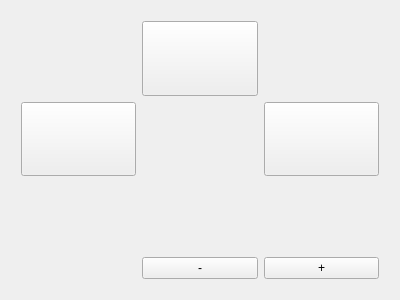
<?xml version="1.0" encoding="UTF-8"?>
<ui version="4.0">
 <class>MainWindow</class>
 <widget class="QMainWindow" name="MainWindow">
  <property name="geometry">
   <rect>
    <x>0</x>
    <y>0</y>
    <width>400</width>
    <height>300</height>
   </rect>
  </property>
  <property name="windowTitle">
   <string>MainWindow</string>
  </property>
  <widget class="QWidget" name="centralWidget">
   <layout class="QGridLayout" name="gridLayout_2">
    <item row="0" column="0">
     <layout class="QGridLayout" name="gridLayout">
      <property name="leftMargin">
       <number>10</number>
      </property>
      <property name="topMargin">
       <number>10</number>
      </property>
      <property name="rightMargin">
       <number>10</number>
      </property>
      <property name="bottomMargin">
       <number>10</number>
      </property>
      <item row="0" column="0">
       <spacer name="horizontalSpacer">
        <property name="orientation">
         <enum>Qt::Horizontal</enum>
        </property>
        <property name="sizeHint" stdset="0">
         <size>
          <width>40</width>
          <height>20</height>
         </size>
        </property>
       </spacer>
      </item>
      <item row="0" column="1">
       <widget class="QPushButton" name="pushButton_2">
        <property name="sizePolicy">
         <sizepolicy hsizetype="Minimum" vsizetype="Expanding">
          <horstretch>0</horstretch>
          <verstretch>0</verstretch>
         </sizepolicy>
        </property>
        <property name="text">
         <string/>
        </property>
       </widget>
      </item>
      <item row="1" column="1">
       <spacer name="horizontalSpacer_3">
        <property name="orientation">
         <enum>Qt::Horizontal</enum>
        </property>
        <property name="sizeHint" stdset="0">
         <size>
          <width>40</width>
          <height>20</height>
         </size>
        </property>
       </spacer>
      </item>
      <item row="1" column="0">
       <widget class="QPushButton" name="pushButton">
        <property name="sizePolicy">
         <sizepolicy hsizetype="Minimum" vsizetype="Expanding">
          <horstretch>0</horstretch>
          <verstretch>0</verstretch>
         </sizepolicy>
        </property>
        <property name="text">
         <string/>
        </property>
       </widget>
      </item>
      <item row="0" column="2">
       <spacer name="horizontalSpacer_2">
        <property name="orientation">
         <enum>Qt::Horizontal</enum>
        </property>
        <property name="sizeHint" stdset="0">
         <size>
          <width>40</width>
          <height>20</height>
         </size>
        </property>
       </spacer>
      </item>
      <item row="1" column="2">
       <widget class="QPushButton" name="pushButton_4">
        <property name="sizePolicy">
         <sizepolicy hsizetype="Minimum" vsizetype="Expanding">
          <horstretch>0</horstretch>
          <verstretch>0</verstretch>
         </sizepolicy>
        </property>
        <property name="text">
         <string/>
        </property>
       </widget>
      </item>
      <item row="2" column="0">
       <spacer name="verticalSpacer">
        <property name="orientation">
         <enum>Qt::Vertical</enum>
        </property>
        <property name="sizeHint" stdset="0">
         <size>
          <width>20</width>
          <height>40</height>
         </size>
        </property>
       </spacer>
      </item>
      <item row="3" column="1">
       <widget class="QPushButton" name="pushButton_6">
        <property name="text">
         <string>-</string>
        </property>
       </widget>
      </item>
      <item row="3" column="2">
       <widget class="QPushButton" name="pushButton_3">
        <property name="text">
         <string>+</string>
        </property>
       </widget>
      </item>
     </layout>
    </item>
   </layout>
  </widget>
 </widget>
 <layoutdefault spacing="6" margin="11"/>
 <resources/>
 <connections/>
</ui>
